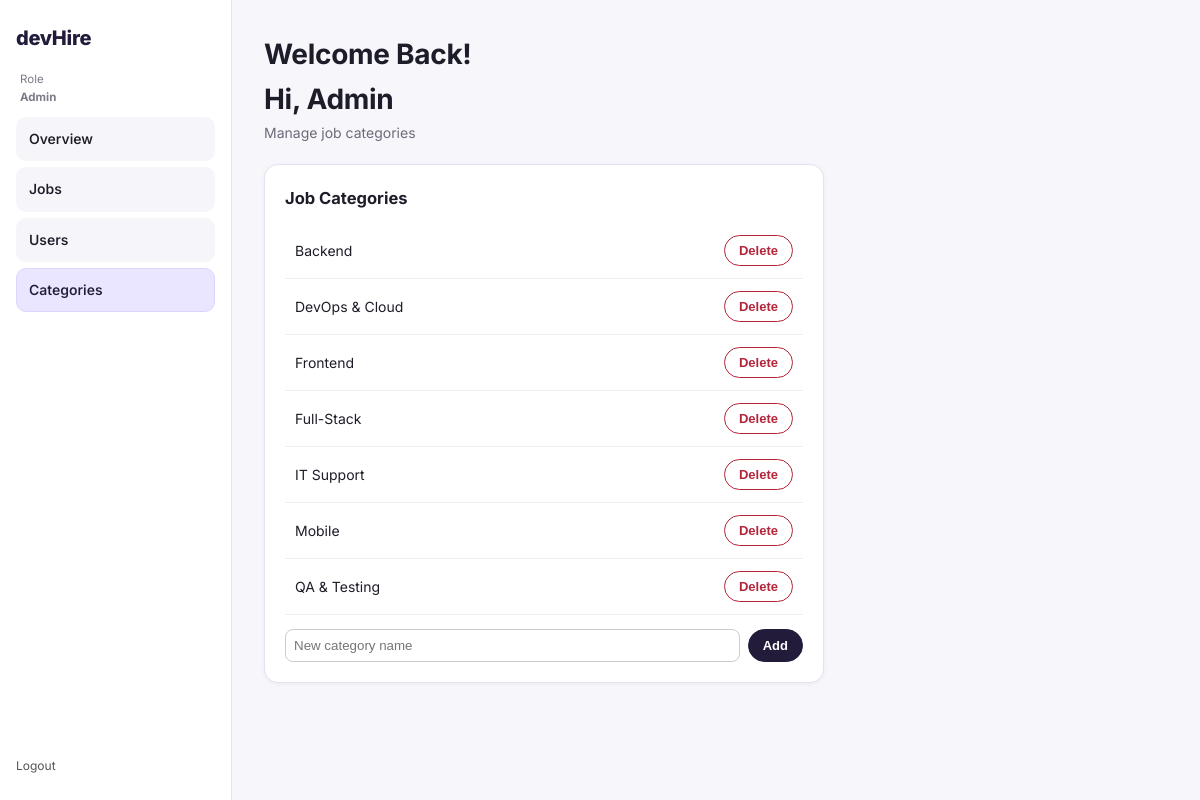
Screenshot of /admin/categories.php (signed in) with the database file from the repository.
### tables this page shows
CREATE TABLE job_categories (
    id INT AUTO_INCREMENT PRIMARY KEY,
    name VARCHAR(100) UNIQUE NOT NULL,
    description TEXT,
    created_at TIMESTAMP DEFAULT CURRENT_TIMESTAMP
);

### app/Auth.php (called while the page is built, shortened)
<?php
class Auth
{
    public static function check(): bool
    {
        return isset($_SESSION['user_id']);
    }
    public static function user(): ?array
    {
        return [
            'id' => $_SESSION['user_id'],
            'user_type' => $_SESSION['user_type'],
            'first_name' => $_SESSION['first_name'],
            'email' => $_SESSION['email']
        ];
    }
}

### admin/categories.php (the view, shortened to what this page needs)
<?php
require_once __DIR__ . '/../app/Auth.php';
$pdo = Database::getConnection();
$user = Auth::user();
$cats = $pdo->query("SELECT * FROM job_categories ORDER BY name")->fetchAll();
?>
<!DOCTYPE html>
<html lang="en"><head><meta charset="UTF-8"><meta name="viewport" content="width=device-width,initial-scale=1.0">
<title>Categories - Admin</title><link rel="stylesheet" href="/assets/css/style.css"></head>
<body>
<div class="dashboard">
<?php include __DIR__ . '/_sidebar.php'; ?>
<div class="main-content">
  <h1>Welcome Back!<br>Hi, <?= htmlspecialchars($user['first_name']) ?></h1>
  <p class="welcome-sub">Manage job categories</p>
  <div class="card" style="max-width:560px">
    <h3>Job Categories</h3>
    <table class="table">
      <?php foreach($cats as $c): ?>
      <tr>
        <td><?= htmlspecialchars($c['name']) ?></td>
        <td style="text-align:right">
          <form method="post" onsubmit="return confirm('Delete category?')">
            <button class="btn btn-sm btn-outline" style="color:#b3263a;border-color:#b3263a">Delete</button>
          </form>
        </td>
      </tr>
      <?php endforeach; ?>
    </table>
    <form method="post" style="margin-top:14px; display:flex; gap:8px">
      <input name="new_category" placeholder="New category name" required style="flex:1;padding:8px;border:1px solid #ccc;border-radius:8px">
      <button class="btn btn-primary btn-sm">Add</button>
    </form>
  </div>
</div>
</div>
</body></html>

### assets/css/style.css (style rules this page uses)
:root { --bg: #ffffff; --bg-soft: #f7f6fa; --text: #1d1d29; --muted: #6f6f7a; --line: #e5e2ef; --line2: #d6d2e4; --primary: #221b3a; --primary2: #342656; --accent: #6b5cff; --accent-bg: #f0edff; --danger: #d9364f; --ok: #18875a; --r: 14px; --r-lg: 18px; --r-pill: 999px; --shadow: 0 2px 16px rgba(28, 20, 50, .06); --shadow-sm: 0 1px 4px rgba(28, 20, 50, .05); --w: 1080px; }
* { box-sizing: border-box; margin: 0; padding: 0 }
html, body { height: 100% }
body { font-family: 'Inter', system-ui, -apple-system, Segoe UI, Roboto, Arial, sans-serif; color: var(--text); background: var(--bg); line-height: 1.6; font-size: 16px; -webkit-font-smoothing: antialiased; }
.btn { display: inline-flex; align-items: center; justify-content: center; gap: 6px; padding: 10px 18px; border-radius: var(--r-pill); font-size: 14px; font-weight: 600; border: 1.5px solid var(--primary); background: #fff; color: var(--primary); cursor: pointer; transition: .15s; white-space: nowrap }
.btn-primary { background: var(--primary); color: #fff }
.btn-sm { padding: 7px 14px; font-size: 13px }
.dashboard { display: flex; min-height: 100vh; background: var(--bg-soft) }
.main-content { flex: 1; min-width: 0; padding: 32px; max-width: 1060px }
.main-content h1 { font-size: 28px; letter-spacing: -.3px }
.main-content .welcome-sub { font-size: 14px; color: #6b6b7a; margin-bottom: 20px }
.card { background: #fff; border: 1px solid var(--line); border-radius: 14px; padding: 20px; box-shadow: var(--shadow-sm) }
.card h3 { font-size: 16.5px; margin-bottom: 12px }
.table { width: 100%; border-collapse: separate; border-spacing: 0; font-size: 14px }
.table td { padding: 12px 10px; border-bottom: 1px solid #f0eef5; vertical-align: middle }

### rows the page displays
job_categories: name "Backend"
job_categories: name "DevOps & Cloud"
job_categories: name "Frontend"
job_categories: name "Full-Stack"
job_categories: name "IT Support"
job_categories: name "Mobile"
job_categories: name "QA & Testing"

### other values shown
$user['first_name'] "Admin"
